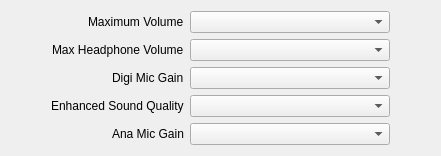
     <widget class="QWidget" name="tab_17">
      <attribute name="title">
       <string>Volume/Audio</string>
      </attribute>
      <layout class="QHBoxLayout" name="horizontalLayout_26">
       <item>
        <spacer name="horizontalSpacer_28">
         <property name="orientation">
          <enum>Qt::Orientation::Horizontal</enum>
         </property>
         <property name="sizeHint" stdset="0">
          <size>
           <width>40</width>
           <height>20</height>
          </size>
         </property>
        </spacer>
       </item>
       <item>
        <layout class="QFormLayout" name="formLayout_19">
         <property name="labelAlignment">
          <set>Qt::AlignmentFlag::AlignRight|Qt::AlignmentFlag::AlignTrailing|Qt::AlignmentFlag::AlignVCenter</set>
         </property>
         <item row="0" column="0">
          <widget class="QLabel" name="label_171">
           <property name="text">
            <string>Maximum Volume</string>
           </property>
          </widget>
         </item>
         <item row="1" column="0">
          <widget class="QLabel" name="label_172">
           <property name="text">
            <string>Max Headphone Volume</string>
           </property>
          </widget>
         </item>
         <item row="2" column="0">
          <widget class="QLabel" name="label_173">
           <property name="text">
            <string>Digi Mic Gain</string>
           </property>
          </widget>
         </item>
         <item row="3" column="0">
          <widget class="QLabel" name="label_174">
           <property name="text">
            <string>Enhanced Sound Quality</string>
           </property>
          </widget>
         </item>
         <item row="4" column="0">
          <widget class="QLabel" name="label_175">
           <property name="text">
            <string>Ana Mic Gain</string>
           </property>
          </widget>
         </item>
         <item row="0" column="1">
          <widget class="QComboBox" name="maxVolumeCmbx">
           <property name="minimumSize">
            <size>
             <width>200</width>
             <height>0</height>
            </size>
           </property>
          </widget>
         </item>
         <item row="1" column="1">
          <widget class="QComboBox" name="maxHeadphoneVolumeCmbx"/>
         </item>
         <item row="3" column="1">
          <widget class="QComboBox" name="enhancedSoundQualityCmbx"/>
         </item>
         <item row="2" column="1">
          <widget class="QComboBox" name="digiMicGainCmbx"/>
         </item>
         <item row="4" column="1">
          <widget class="QComboBox" name="analogMicGainCmbx"/>
         </item>
        </layout>
       </item>
       <item>
        <spacer name="horizontalSpacer_29">
         <property name="orientation">
          <enum>Qt::Orientation::Horizontal</enum>
         </property>
         <property name="sizeHint" stdset="0">
          <size>
           <width>40</width>
           <height>20</height>
          </size>
         </property>
        </spacer>
       </item>
      </layout>
     </widget>
